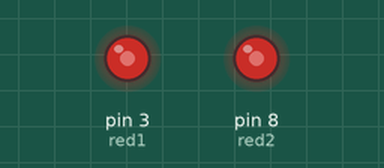
Bench run of a sketch on a simulated Arduino Uno, built with avr-gcc and run on an emulated ATmega328P. Parts: output pins drawn as LEDs (lit = HIGH).

Above: at 0.1 s.
Timing chart, 0 to 1.6 s (numbered marks = the images above):
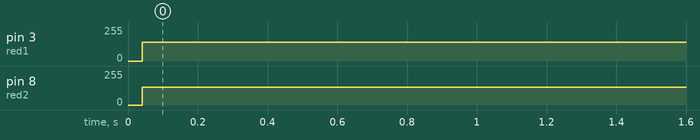

The sketch:

9_if_else_statment_structure-1.ino
```cpp
    int red1 = 3;
    int red2 = 8;
    float x;                                                         //the resolution is 10 mV / degree centigrade with a
                                                                     //500 mV offset to allow for negative temperatures
    void setup()
    {
      Serial.begin(9600);                                            //Start the serial connection with the computer
                                                                     //to view the result open the serial monitor
    }
     void loop()                                                     // run over and over again
    {
                                                                     //getting the voltage reading from the temperature sensor
     pinMode(red1, OUTPUT);
     digitalWrite(red1, LOW);
     pinMode(red2, OUTPUT);
     digitalWrite(red2, LOW);


     if(x < 200)
     digitalWrite(red1, HIGH);
     else
     {
         digitalWrite(red1, LOW);
     }
     if ( x >= 200, x < 400)
     digitalWrite(red2, HIGH);
     else
     {
         digitalWrite(red2, LOW);
     }
    }
```

Measured:
- by itself, pin 3 (red1): 0/255 → 139/255 at 0.04 s
- by itself, pin 8 (red2): 0/255 → 135/255 at 0.04 s
